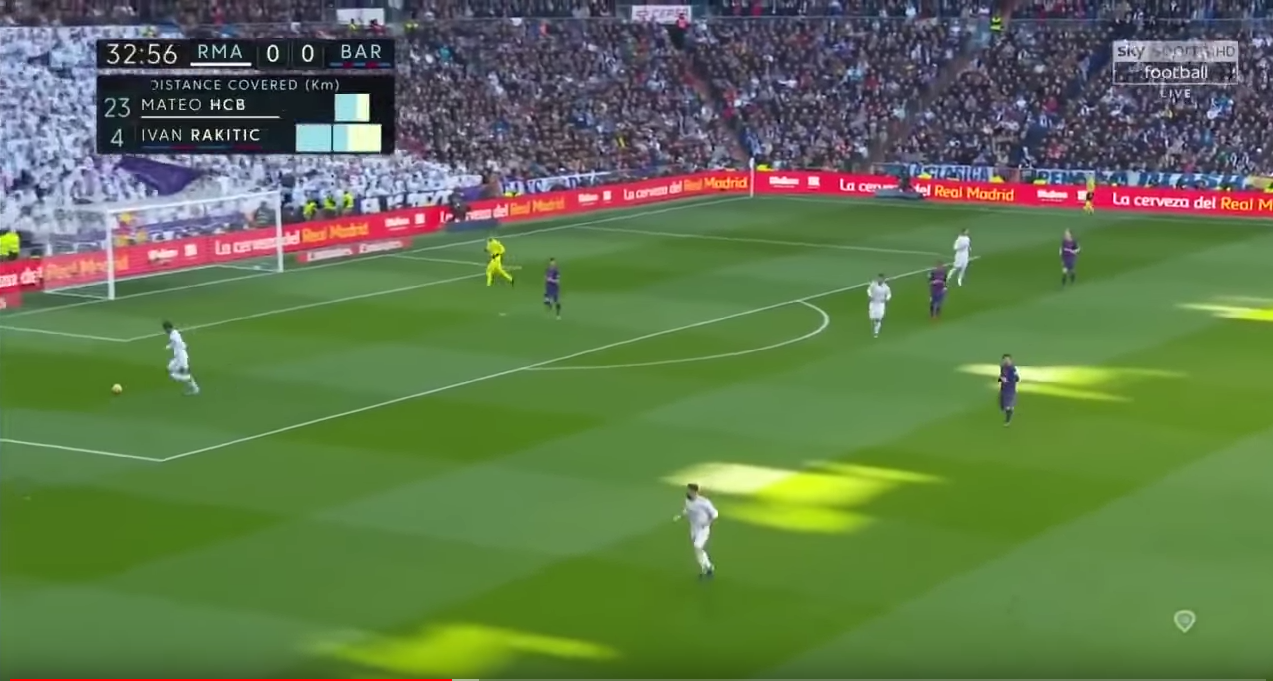
//> input picture vscode/image/angle1.png, 1273 x 681 px
$ ./colorDitection   (built with g++ and OpenCV 4)
//> lines starting //> are read from the running program, lines starting //| are printed output that depends on the picture; after the words box and inside, x2 and y2 are one past the last pixel; in counts of white or black regions, pixels touching at a corner belong together
#include <opencv2/opencv.hpp>
#include <iostream>

using namespace std;

//画像ファイルの表示
void ditection(char* name)
{
//> called with name = "../image/angle1.png"
	cv::Mat image = cv::imread(name);	//画像の読み込み
//> image is the input picture: 681 rows x 1273 cols, CV_8UC3; mean B, G, R 76.8, 118.9, 96.3
	cv::Mat dst,out;

	if (image.empty())	//画像が正しく読み込めたのかを確認
	{
		cout << "画像ファイルを読み込めませんでした．" << endl;
		return;
	}

    cvtColor(image,dst,CV_BGR2HSV);
//> dst: 681 rows x 1273 cols, CV_8UC3; mean H, S, V 72.6, 119.6, 130.3
    cv::inRange(dst,cv::Scalar(40,50,50),cv::Scalar(80,255,255),out);
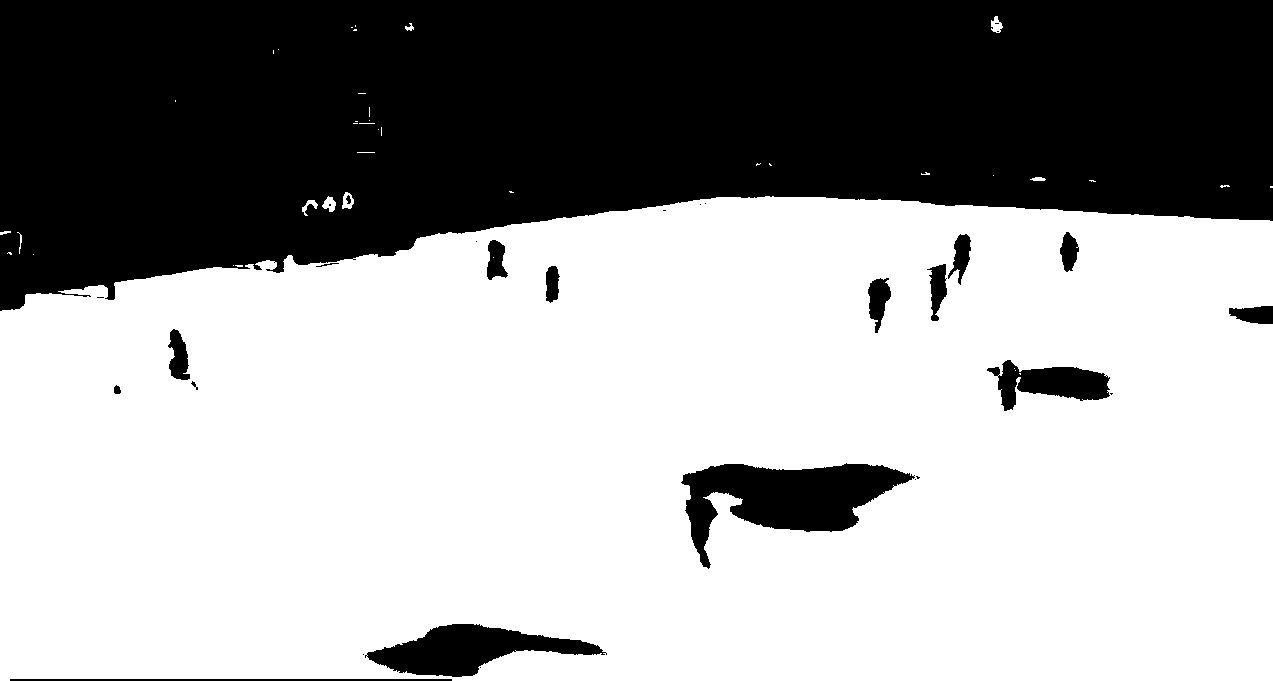
//> out: 681 rows x 1273 cols, CV_8UC1; 63% white; 30 black regions (13 under 20 px), largest, box (x1, y1, x2, y2) and area: (0, 0, 1273, 311) 293807, (681, 463, 915, 569) 11246, (365, 624, 607, 677) 6386

	cv::imshow("元画像", image);	//画像の表示
    cv::imshow("HSV画像",dst);
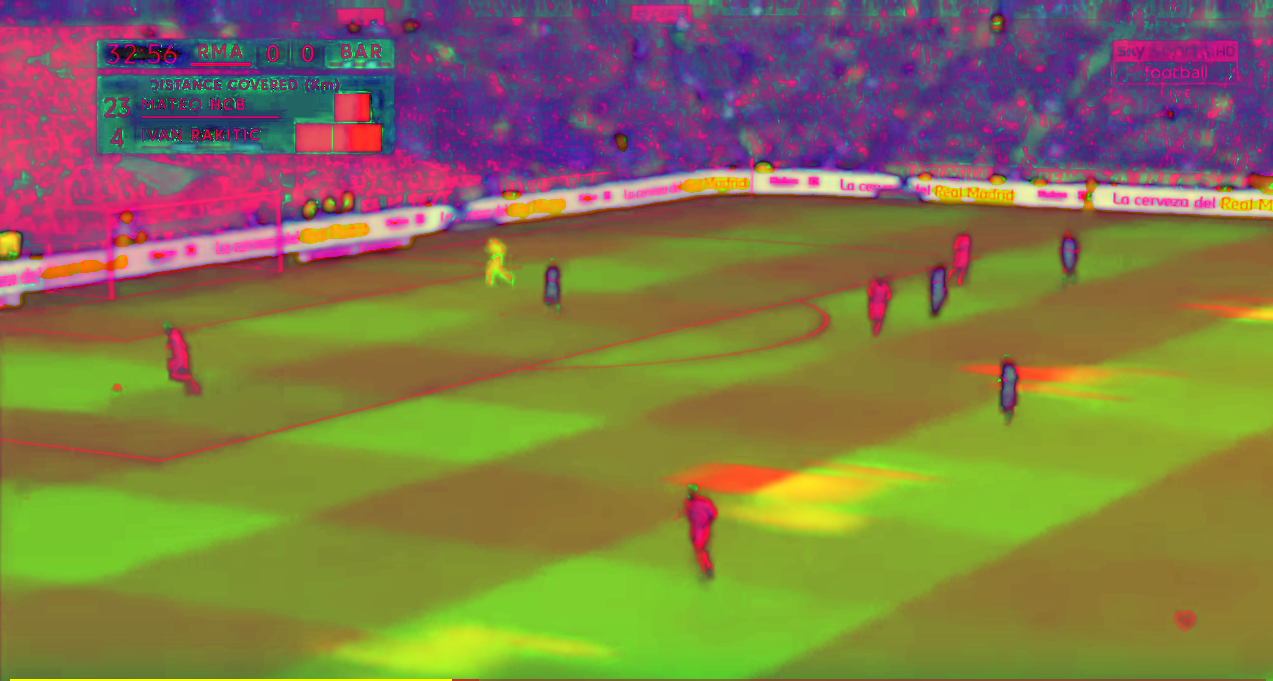
//> window 'HSV画像': 681 rows x 1273 cols, CV_8UC3; mean B, G, R 72.6, 119.6, 130.3
    cv::imshow("結果画像",out);

    if (cv::waitKey() == 's')
//> the space key is pressed
	{
		cv::imwrite("../image/result/color-result.png",out);
	}

    cv::waitKey();


}

int main(int argc, char* argv[])
{
    if (argc < 2)
    {
        ditection("../image/angle1.png");
    }
	else{
        ditection(argv[1]);
    }

	return 0;
}

$ run again, with vscode/image/angle2.png copied over vscode/image/angle1.png
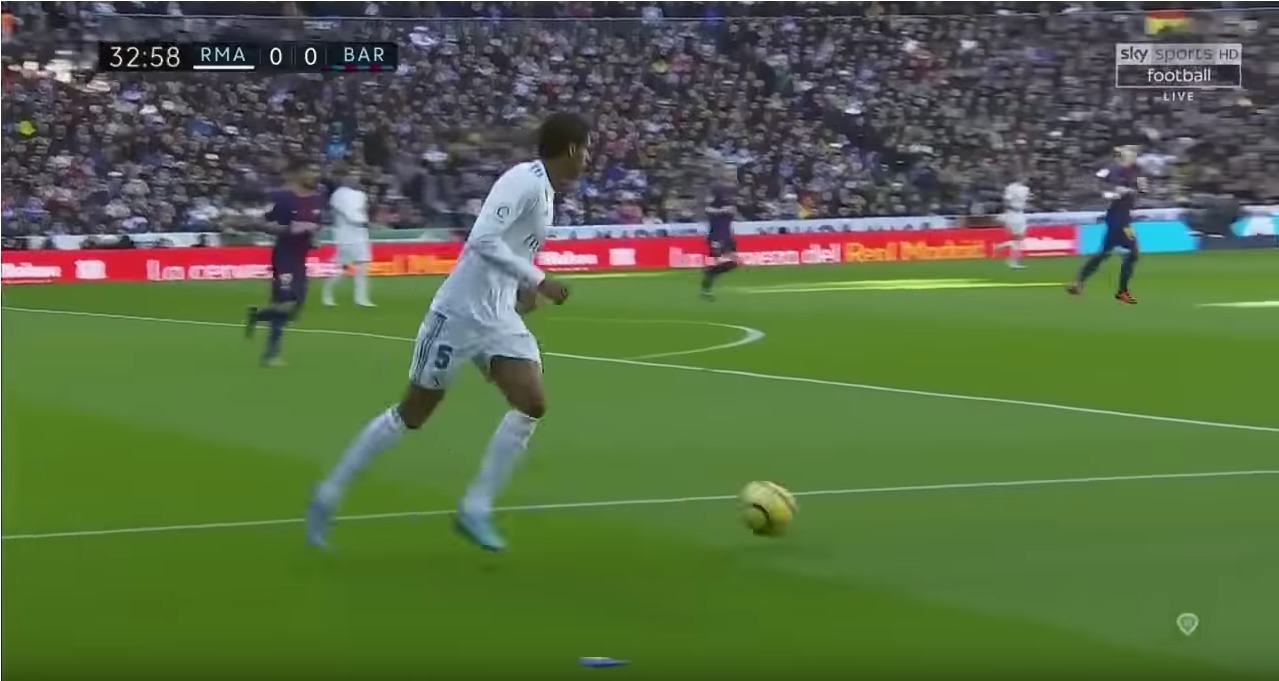
//> input picture vscode/image/angle2.png, 1279 x 681 px
//> in ditection, image is the input picture: 681 rows x 1279 cols, CV_8UC3; mean B, G, R 68.5, 106.6, 87.7
//> dst: 681 rows x 1279 cols, CV_8UC3; mean H, S, V 76.9, 113, 115.2
//> in ditection, `cv::inRange(dst,cv::Scalar(40,50,50),cv::Scalar(80,255,255),out);`:
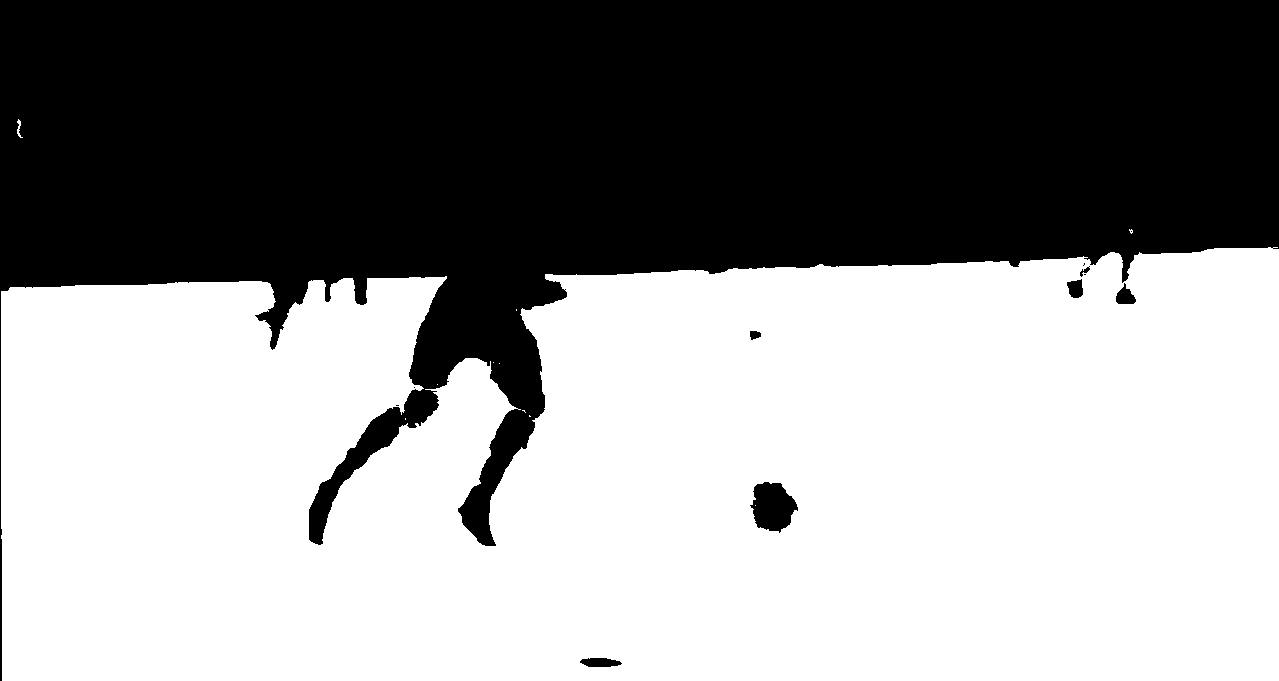
//> out: 681 rows x 1279 cols, CV_8UC1; 57.3% white; 12 black regions (5 under 20 px), largest, box (x1, y1, x2, y2) and area: (0, 0, 1279, 681) 369612, (750, 482, 798, 533) 1673, (580, 658, 622, 667) 295
//> in ditection, `cv::imshow("HSV画像",dst);`:
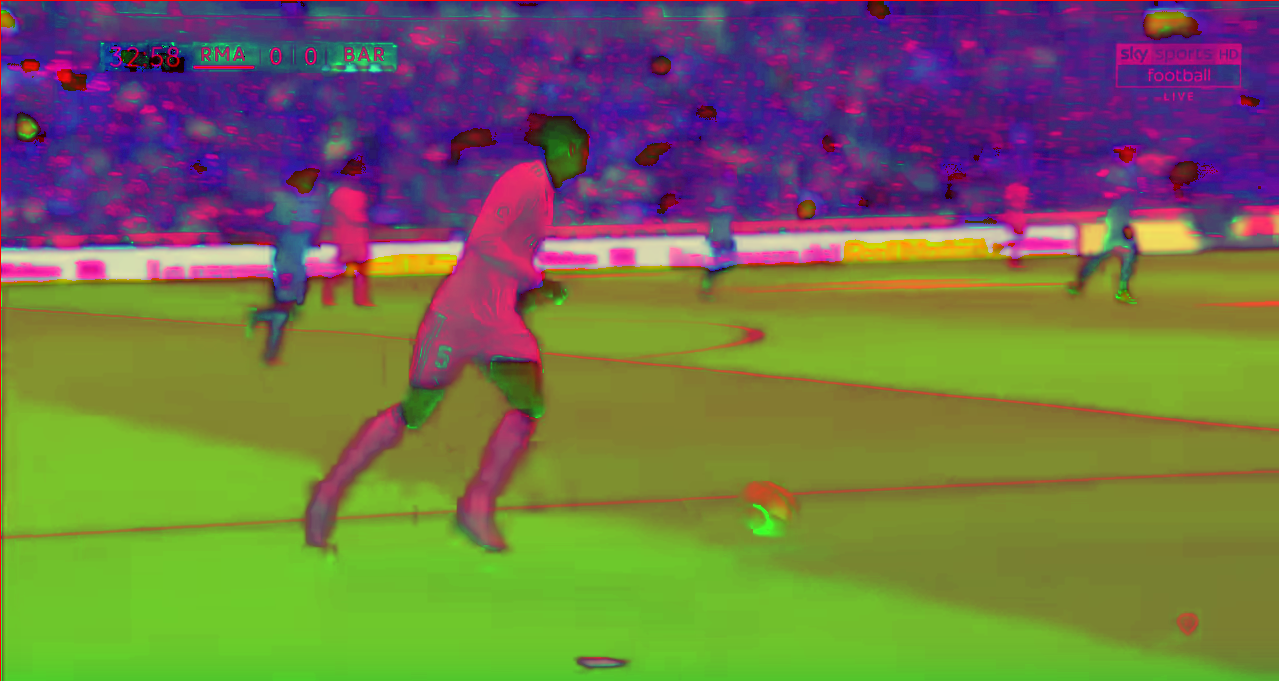
//> window 'HSV画像': 681 rows x 1279 cols, CV_8UC3; mean B, G, R 76.9, 113, 115.2

$ run again, with vscode/image/angle3.png copied over vscode/image/angle1.png
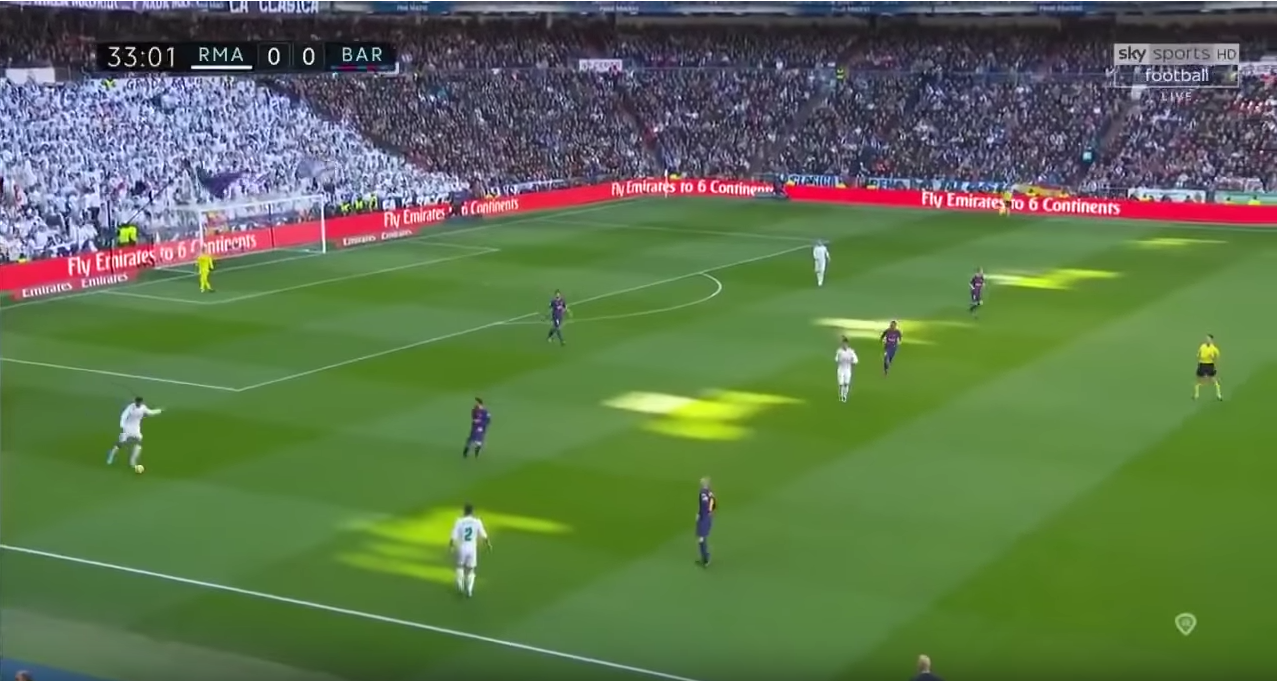
//> input picture vscode/image/angle3.png, 1277 x 681 px
//> in ditection, image is the input picture: 681 rows x 1277 cols, CV_8UC3; mean B, G, R 77.1, 115.7, 93.4
//> dst: 681 rows x 1277 cols, CV_8UC3; mean H, S, V 74.7, 116.3, 127.1
//> in ditection, `cv::inRange(dst,cv::Scalar(40,50,50),cv::Scalar(80,255,255),out);`:
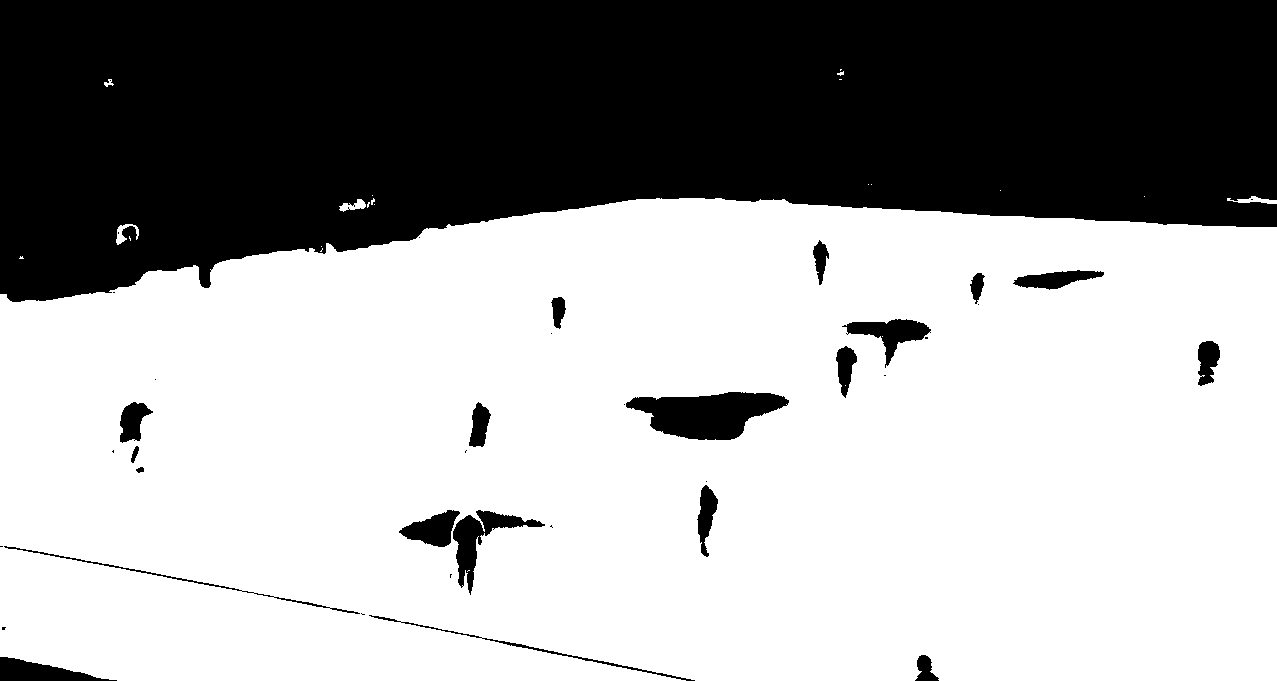
//> out: 681 rows x 1277 cols, CV_8UC1; 63.9% white; 39 black regions (19 under 20 px), largest, box (x1, y1, x2, y2) and area: (0, 0, 1277, 302) 294956, (626, 392, 789, 440) 4971, (453, 510, 545, 595) 2104
//> in ditection, `cv::imshow("HSV画像",dst);`:
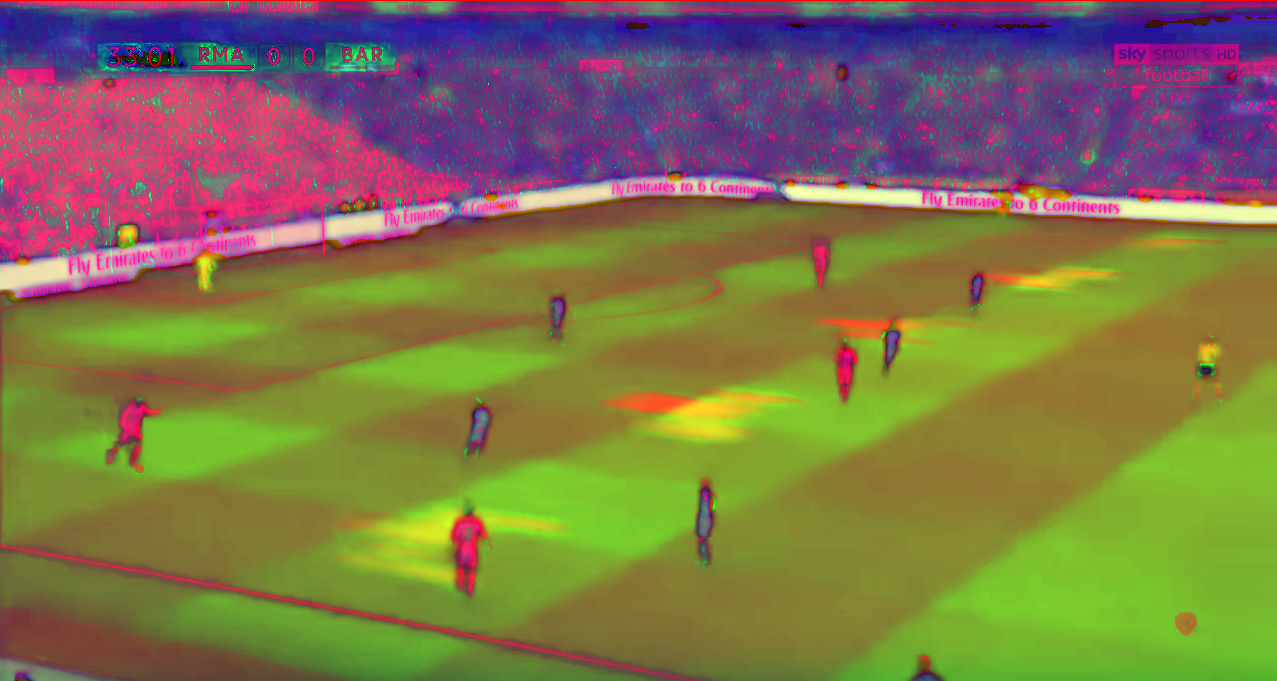
//> window 'HSV画像': 681 rows x 1277 cols, CV_8UC3; mean B, G, R 74.7, 116.3, 127.1
